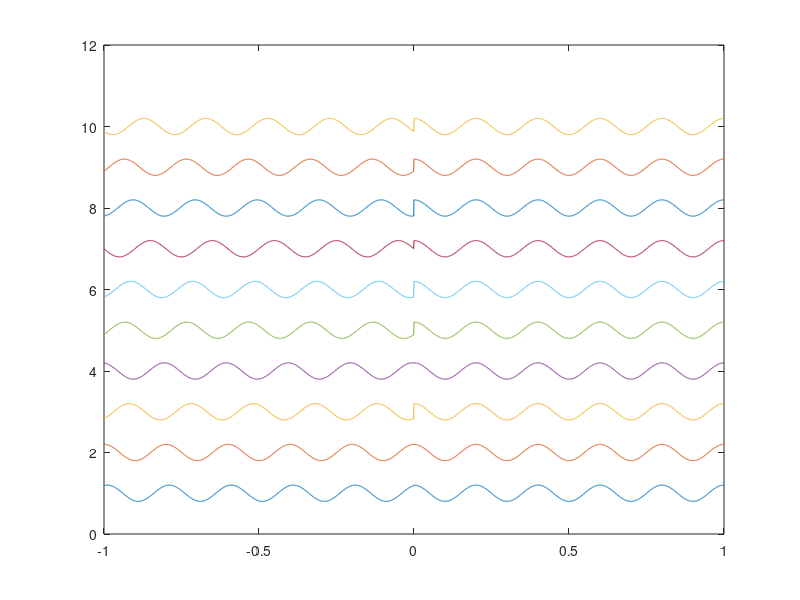
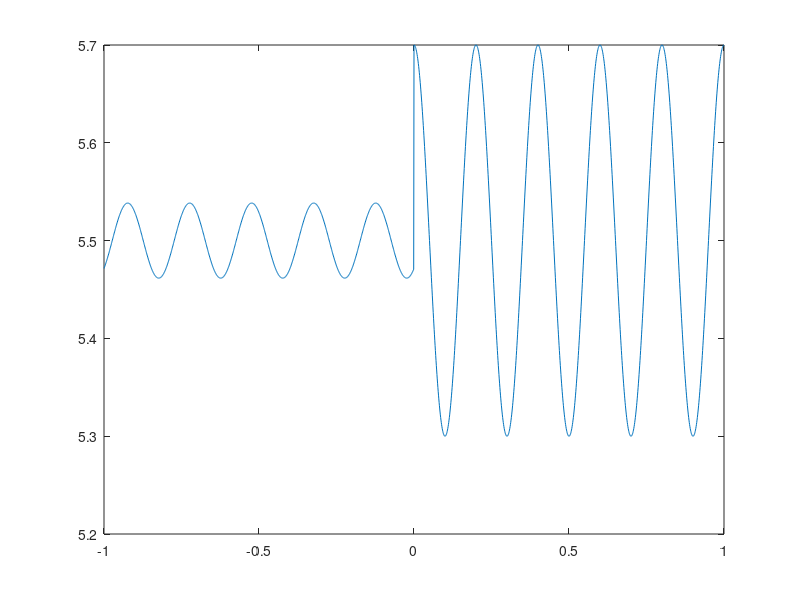
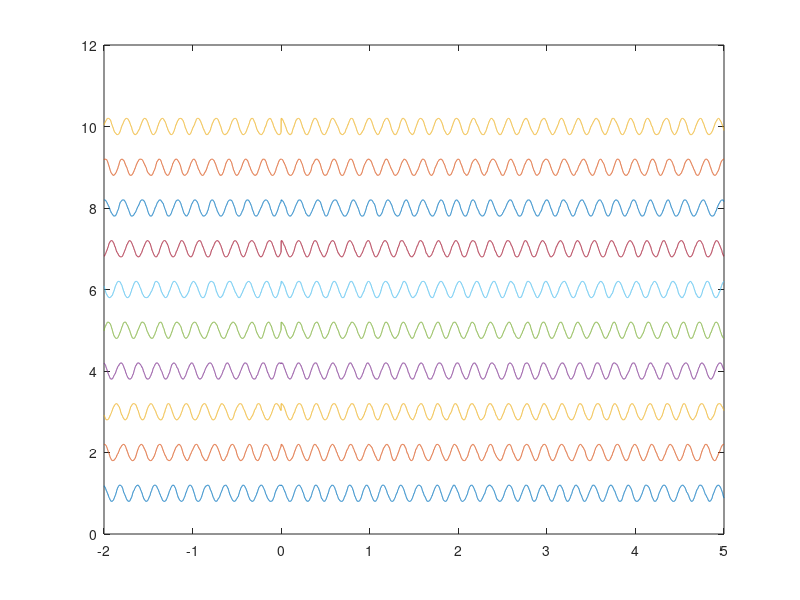
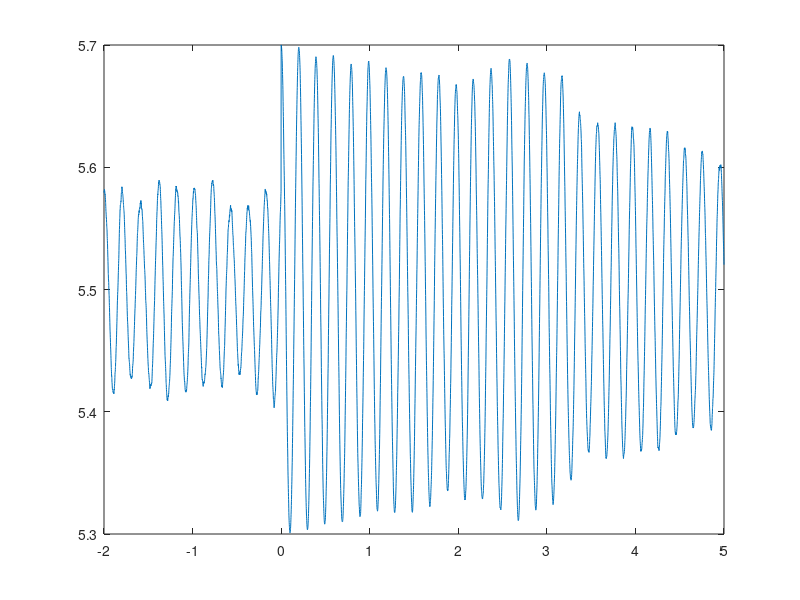

Here is the MATLAB script that generated these plots, in order:
%
%% Simulate an oscillatory signal with phase resetting
%
%% # Narrow-band oscillation
%
% The following code simulates a clean oscillating signal with a phase reset at time zero.
%
clear all
close all

f = 5;
t = (-1000:1:1000)/1000;

figure
for i=1:10 % repeat 10 times
s = nan(size(t));
s(t<0 ) = cos(2*pi*f*t(t<0 ) + 2*pi*rand(1)); % random phase
s(t>=0) = cos(2*pi*f*t(t>=0)               ); % constant phase
s = 0.2*s+i;
d(i,:) = s; % remember the signal on each repetition
plot(t, s);
hold on;
end
axis auto

figure;
plot(t, mean(d,1))

%
%% # Broad-band oscillation
%
% The following code also includes a small "random walk" in the phase, i.e. the signal is a little bit broad-band and over time there is some phase dispersion. At t=0 there is still a phase reset. The phase dispersion causes the average ERF again to disappear some time following the phase reset.
%
clear all
close all
f = 5;
t = (-2000:1:5000)/1000;

figure
for i=1:10 % repeat 10 times

p = 2*pi*f*t; % linear phase increase
p(t<0) = p(t<0) + 2*pi*rand(1); % random phase prior to TMS pulse
p = p + cumsum(2*pi*(rand(size(p))-0.5)*0.01); % random walk
p = p - p(t==0);

s = cos(p);
s = 0.2*s+i;
d(i,:) = s; % remember the signal on each repetition
plot(t, s);
hold on;
end
axis auto

figure;
plot(t, mean(d,1))

